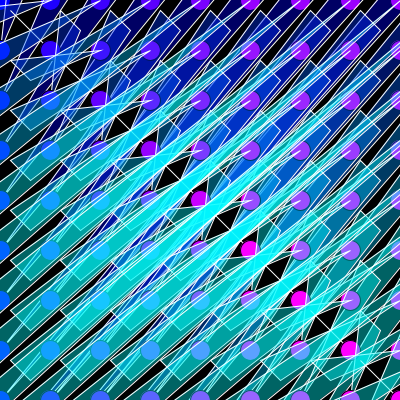
Frame 1 (no input)
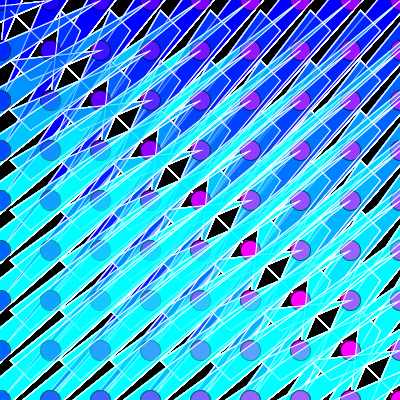
Frame 60 (the mouse pressed at the canvas centre just before this capture)
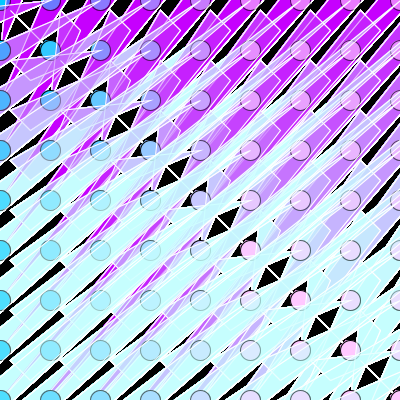
Frame 120 (the mouse held since frame 60 and released just before this capture)

The Processing sketch that drew these frames (run headless with seeded random() and noise(); from frame 60 on, the mouse is pressed at the canvas centre):

// Processing sketch: processing_17329
// ── processing_17329.pde

int xpos = 200;
int ypos = 300;

void setup() 

{
  size(400, 400);
  background(0);
}

void draw () {

  for (int j=0; j<480; j=j+50) {
    for (int i = 0; i<480; i=i+50) {
      xpos = i;
      ypos = j;
    
    stroke(255);
      fill(mouseY,ypos,255,100);
      triangle(ypos,xpos,xpos-20,ypos-20,xpos-40,ypos-40);  
      
      stroke(255);
      stroke(0);
      fill(xpos,mouseX,255);
      ellipse(xpos,ypos,20,20);
      
      
    }
  }
}
